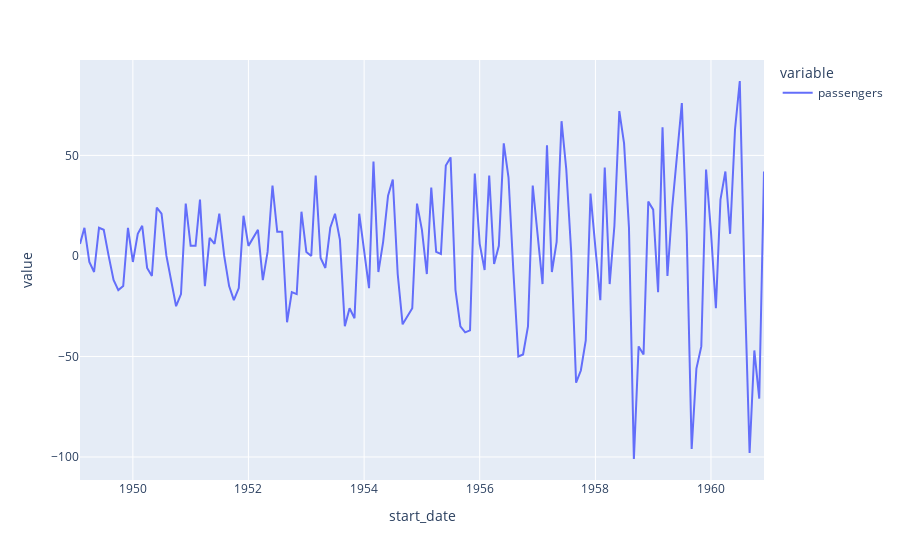

Notebook source saved alongside this figure:
### Code cell
diff1.dropna(axis=0,inplace=True)
fig=px.line(diff1,title="Passenger count 1st diff v/s date)
fig.show()

### Figure 1 — Plotly figure (JSON) as saved in the notebook; plotly's stock layout.template omitted (floating-point values rounded to 4 significant figures; data arrays with more than 128 entries replaced by an {"elided": "..."} marker saying what was removed)
{"data": [{"hovertemplate": "variable=passengers<br>start_date=%{x}<br>value=%{y}<extra></extra>", "legendgroup": "passengers", "line": {"color": "#636efa", "dash": "solid"}, "marker": {"symbol": "circle"}, "mode": "lines", "name": "passengers", "orientation": "v", "showlegend": true, "type": "scatter", "x": {"elided": "143 str values"}, "xaxis": "x", "y": {"elided": "143 int values"}, "yaxis": "y"}], "layout": {"autosize": true, "legend": {"title": {"text": "variable"}, "tracegroupgap": 0}, "margin": {"t": 60}, "xaxis": {"anchor": "y", "autorange": true, "domain": [0, 1], "range": ["1949-02-01", "1960-12-01"], "title": {"text": "start_date"}, "type": "date"}, "yaxis": {"anchor": "x", "autorange": true, "domain": [0, 1], "range": [-111.4, 97.44], "title": {"text": "value"}, "type": "linear"}}}
